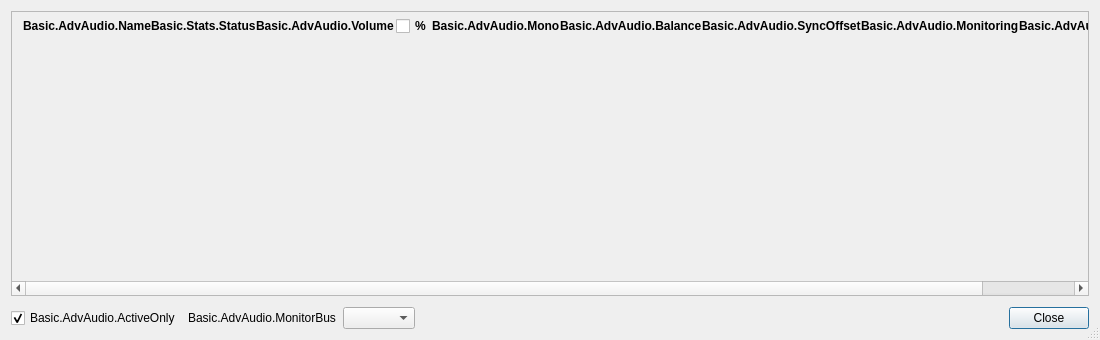
<?xml version="1.0" encoding="UTF-8"?>
<ui version="4.0">
 <class>OBSAdvAudio</class>
 <widget class="QDialog" name="OBSAdvAudio">
  <property name="geometry">
   <rect>
    <x>0</x>
    <y>0</y>
    <width>1100</width>
    <height>340</height>
   </rect>
  </property>
  <property name="sizePolicy">
   <sizepolicy hsizetype="Preferred" vsizetype="Preferred">
    <horstretch>0</horstretch>
    <verstretch>0</verstretch>
   </sizepolicy>
  </property>
  <property name="contextMenuPolicy">
   <enum>Qt::CustomContextMenu</enum>
  </property>
  <property name="windowTitle">
   <string>Basic.AdvAudio</string>
  </property>
  <property name="sizeGripEnabled">
   <bool>true</bool>
  </property>
  <layout class="QGridLayout" name="gridLayout">
   <property name="leftMargin">
    <number>11</number>
   </property>
   <property name="topMargin">
    <number>11</number>
   </property>
   <property name="rightMargin">
    <number>11</number>
   </property>
   <property name="bottomMargin">
    <number>11</number>
   </property>
   <property name="verticalSpacing">
    <number>11</number>
   </property>
   <item row="1" column="0">
    <layout class="QHBoxLayout" name="horizontalLayout">
     <property name="spacing">
      <number>7</number>
     </property>
     <item>
      <widget class="QCheckBox" name="activeOnly">
       <property name="text">
        <string>Basic.AdvAudio.ActiveOnly</string>
       </property>
       <property name="checked">
        <bool>true</bool>
       </property>
      </widget>
     </item>
     <item>
      <widget class="QLabel" name="monitorBusLabel">
       <property name="text">
        <string>Basic.AdvAudio.MonitorBus</string>
       </property>
      </widget>
     </item>
     <item>
      <widget class="QComboBox" name="monitorBus">
       <property name="toolTip">
        <string>Basic.AdvAudio.MonitorBus.Tooltip</string>
       </property>
       <property name="accessibleName">
        <string>Basic.AdvAudio.MonitorBus</string>
       </property>
       <property name="accessibleDescription">
        <string>Basic.AdvAudio.MonitorBus.Tooltip</string>
       </property>
      </widget>
     </item>
     <item>
      <spacer name="horizontalSpacer">
       <property name="orientation">
        <enum>Qt::Horizontal</enum>
       </property>
       <property name="sizeHint" stdset="0">
        <size>
         <width>40</width>
         <height>20</height>
        </size>
       </property>
      </spacer>
     </item>
     <item>
      <widget class="QPushButton" name="closeButton">
       <property name="text">
        <string>Close</string>
       </property>
      </widget>
     </item>
    </layout>
   </item>
   <item row="0" column="0">
    <widget class="QScrollArea" name="scrollArea">
     <property name="sizePolicy">
      <sizepolicy hsizetype="Expanding" vsizetype="Expanding">
       <horstretch>0</horstretch>
       <verstretch>0</verstretch>
      </sizepolicy>
     </property>
     <property name="sizeAdjustPolicy">
      <enum>QAbstractScrollArea::AdjustToContents</enum>
     </property>
     <property name="widgetResizable">
      <bool>true</bool>
     </property>
     <widget class="QWidget" name="scrollAreaWidgetContents">
      <property name="geometry">
       <rect>
        <x>0</x>
        <y>0</y>
        <width>1157</width>
        <height>262</height>
       </rect>
      </property>
      <layout class="QGridLayout" name="gridLayout_3">
       <property name="leftMargin">
        <number>0</number>
       </property>
       <property name="topMargin">
        <number>0</number>
       </property>
       <property name="rightMargin">
        <number>0</number>
       </property>
       <property name="bottomMargin">
        <number>0</number>
       </property>
       <property name="spacing">
        <number>0</number>
       </property>
       <item row="0" column="0">
        <layout class="QVBoxLayout" name="verticalLayout">
         <property name="spacing">
          <number>0</number>
         </property>
         <property name="leftMargin">
          <number>4</number>
         </property>
         <property name="topMargin">
          <number>4</number>
         </property>
         <property name="rightMargin">
          <number>4</number>
         </property>
         <property name="bottomMargin">
          <number>4</number>
         </property>
         <item>
          <layout class="QGridLayout" name="mainLayout">
           <property name="verticalSpacing">
            <number>4</number>
           </property>
           <item row="0" column="5">
            <widget class="QLabel" name="label_2">
             <property name="font">
              <font>
               <bold>true</bold>
              </font>
             </property>
             <property name="text">
              <string>Basic.AdvAudio.Balance</string>
             </property>
            </widget>
           </item>
           <item row="0" column="2">
            <widget class="QLabel" name="label_7">
             <property name="sizePolicy">
              <sizepolicy hsizetype="Preferred" vsizetype="Preferred">
               <horstretch>0</horstretch>
               <verstretch>0</verstretch>
              </sizepolicy>
             </property>
             <property name="font">
              <font>
               <bold>true</bold>
              </font>
             </property>
             <property name="text">
              <string>Basic.Stats.Status</string>
             </property>
            </widget>
           </item>
           <item row="0" column="4">
            <widget class="QLabel" name="label_3">
             <property name="font">
              <font>
               <bold>true</bold>
              </font>
             </property>
             <property name="text">
              <string>Basic.AdvAudio.Mono</string>
             </property>
            </widget>
           </item>
           <item row="0" column="8">
            <widget class="QLabel" name="label_5">
             <property name="font">
              <font>
               <bold>true</bold>
              </font>
             </property>
             <property name="text">
              <string>Basic.AdvAudio.AudioTracks</string>
             </property>
            </widget>
           </item>
           <item row="0" column="1">
            <widget class="QLabel" name="label">
             <property name="font">
              <font>
               <bold>true</bold>
              </font>
             </property>
             <property name="text">
              <string>Basic.AdvAudio.Name</string>
             </property>
            </widget>
           </item>
           <item row="0" column="6">
            <widget class="QLabel" name="label_4">
             <property name="font">
              <font>
               <bold>true</bold>
              </font>
             </property>
             <property name="text">
              <string>Basic.AdvAudio.SyncOffset</string>
             </property>
            </widget>
           </item>
           <item row="0" column="7">
            <widget class="QLabel" name="label_6">
             <property name="font">
              <font>
               <bold>true</bold>
              </font>
             </property>
             <property name="text">
              <string>Basic.AdvAudio.Monitoring</string>
             </property>
            </widget>
           </item>
           <item row="0" column="3">
            <widget class="QWidget" name="widget" native="true">
             <layout class="QGridLayout" name="gridLayout_2">
              <property name="leftMargin">
               <number>0</number>
              </property>
              <property name="topMargin">
               <number>0</number>
              </property>
              <property name="rightMargin">
               <number>0</number>
              </property>
              <property name="bottomMargin">
               <number>0</number>
              </property>
              <property name="spacing">
               <number>0</number>
              </property>
              <item row="0" column="0">
               <layout class="QHBoxLayout" name="horizontalLayout_2">
                <property name="spacing">
                 <number>2</number>
                </property>
                <item>
                 <widget class="QLabel" name="label_9">
                  <property name="font">
                   <font>
                    <bold>true</bold>
                   </font>
                  </property>
                  <property name="text">
                   <string>Basic.AdvAudio.Volume</string>
                  </property>
                 </widget>
                </item>
                <item>
                 <widget class="QCheckBox" name="usePercent">
                  <property name="font">
                   <font>
                    <bold>true</bold>
                   </font>
                  </property>
                  <property name="text">
                   <string>%</string>
                  </property>
                 </widget>
                </item>
                <item>
                 <spacer name="horizontalSpacer_3">
                  <property name="orientation">
                   <enum>Qt::Horizontal</enum>
                  </property>
                  <property name="sizeType">
                   <enum>QSizePolicy::Minimum</enum>
                  </property>
                  <property name="sizeHint" stdset="0">
                   <size>
                    <width>0</width>
                    <height>0</height>
                   </size>
                  </property>
                 </spacer>
                </item>
               </layout>
              </item>
             </layout>
            </widget>
           </item>
           <item row="0" column="0">
            <widget class="QLabel" name="label_8">
             <property name="text">
              <string/>
             </property>
            </widget>
           </item>
          </layout>
         </item>
         <item>
          <spacer name="verticalSpacer">
           <property name="orientation">
            <enum>Qt::Vertical</enum>
           </property>
           <property name="sizeHint" stdset="0">
            <size>
             <width>20</width>
             <height>40</height>
            </size>
           </property>
          </spacer>
         </item>
        </layout>
       </item>
      </layout>
     </widget>
    </widget>
   </item>
  </layout>
 </widget>
 <resources/>
 <connections>
  <connection>
   <sender>closeButton</sender>
   <signal>clicked()</signal>
   <receiver>OBSAdvAudio</receiver>
   <slot>close()</slot>
   <hints>
    <hint type="sourcelabel">
     <x>1286</x>
     <y>474</y>
    </hint>
    <hint type="destinationlabel">
     <x>672</x>
     <y>250</y>
    </hint>
   </hints>
  </connection>
 </connections>
</ui>
